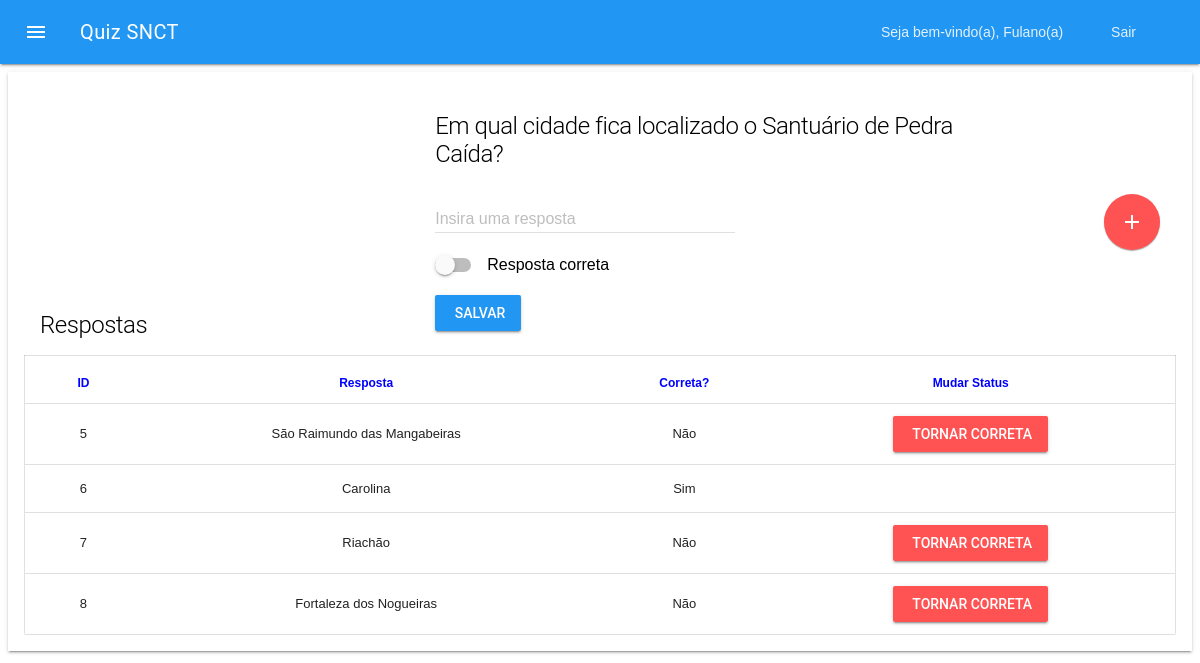
/respostas.php?id_pergunta=1 (signed in), run on the app's committed database.
### tables this page shows
CREATE TABLE `perguntas` (
  `id_pergunta` int(11) NOT NULL auto_increment,
  `pergunta` varchar(200) default NULL,
  `data_cadastro` datetime default NULL,
  `id_usuario` int(11) default NULL,
  `id_tema` int(11) default NULL,
  PRIMARY KEY  (`id_pergunta`),
  KEY `id_tema` (`id_tema`),
  KEY `id_usuario` (`id_usuario`)
);

CREATE TABLE `respostas` (
  `id_resposta` int(11) NOT NULL auto_increment,
  `id_pergunta` int(11) default NULL,
  `resposta` varchar(200) default NULL,
  `correta` int(1) default NULL,
  PRIMARY KEY  (`id_resposta`),
  KEY `id_pergunta` (`id_pergunta`)
);

### lib/DB.class.php (called while the page is built, shortened)
<?php
Class DB {
	var $con = null;
	public function __construct() {
		$this->con = mysqli_connect(DB_HOST, DB_USER, DB_PASS);
		mysqli_select_db($this->con, DB_NAME);
	}
	public function select($sql) {
		$query = mysqli_query($this->con, $sql);
		$resultado = array();
		while($linha = mysqli_fetch_assoc($query)) {
			$resultado[] = $linha;
		}
		return $resultado;
	}
}
?>

### respostas.php (the view, shortened to what this page needs)
<?php
require_once "lib/DB.class.php";
$db = new DB();
$id_pergunta = $_GET["id_pergunta"];
$pergunta = $db->select("select * from perguntas where id_pergunta = $id_pergunta");
$pergunta = $pergunta[0];
$respostas = $db->select("select * from respostas where id_pergunta = $id_pergunta");
?>
<!DOCTYPE html>
<html>
<head>
	<?php include "includes/head.php"; ?>
</head>
<body>
	<div class="mdl-layout mdl-js-layout">
		<?php include "includes/header.php"; ?>
		 <main class="mdl-layout__content">
	    	<section class="mdl-grid mdl-cell mdl-cell--12-col mdl-shadow--2dp">
                   <div class="mdl-card mdl-cell mdl-cell--12-col">
                    <div class="mdl-card__title">
                        <h1 class="mdl-card__title-text">Respostas</h1>
                         <form class="mdl-cell mdl-cell--3-offset mdl-cell--6-col" action="respostas.php" method="post">
                            <h1 class="mdl-card__title-text"><?=$pergunta["pergunta"]?></h1>
                            <br />
                            <div class="mdl-textfield mdl-js-textfield mdl-textfield--floating-label">
                                <input class="mdl-textfield__input" name="resposta" type="text" id="resposta" />
                                <label class="mdl-textfield__label" for="pergunta">Insira uma resposta</label>
                            </div>
                            <br />
                            <label class="mdl-switch mdl-js-switch mdl-js-ripple-effect" for="switch-1">
                              <span class="mdl-switch__label">Resposta correta</span>
                            </label>
                            <br />
                            <br />
                            <button class="mdl-button mdl-button--raised mdl-button--primary mdl-js-button mdl-js-ripple-effect">
                                Salvar
                            </button>
                         </form>
                        <button class="mdl-button mdl-js-button mdl-button--fab mdl-button--colored">
                            <i class="material-icons">add</i>
                        </button>
                    </div>
                    <div>
                        <table class="mdl-data-table mdl-js-data-table">
                            <thead>
                            <tr>
                                <th>ID</th>
                                <th>Resposta</th>
                                <th>Correta?</th>
                                <th>Mudar Status</th>
                            </tr>
                            </thead>
                            <tbody>
                                <?php foreach($respostas as $key=>$item) { ?>
                                <tr>
                                    <td class="mdl-data-table__cell--center"><?=$item["id_resposta"]?></td>
                                    <td class="mdl-data-table__cell--center"><?=$item["resposta"]?></td>
                                    <td class="mdl-data-table__cell--center"><?=$item["correta"] == 1 ? "Sim":"Não"?></td>
                                    <td class="mdl-data-table__cell--center">
                                        <?php if ($item["correta"] == 0) { ?>
                                         <a href="respostas.php?id_resposta=<?=$item["id_resposta"]?>&id_pergunta=<?=$pergunta["id_pergunta"]?>" class="mdl-button mdl-button--raised mdl-button--accent mdl-js-button mdl-js-ripple-effect">
                                            Tornar Correta
                                        </a>
                                        <?php } ?>
                                    </td>
                                </tr>
                                 <?php } ?>
                            </tbody>
                        </table>
                    </div>
                </div>
  	    	</section>
  		</main>
	</div>
</body>
</html>

### css/quizsnct.css (style rules this page uses)
.mdl-data-table { width: 100%; }
.mdl-data-table th { color:blue;text-align: center; }
.mdl-data-table td.mdl-data-table__cell--center { text-align: center; }

### data on the page
perguntas: pergunta "Em qual cidade fica localizado o Santuário de Pedra Caída?"
respostas: id_resposta "5", resposta "São Raimundo das Mangabeiras", correta "Não"
respostas: id_resposta "6", resposta "Carolina", correta "Sim"
respostas: id_resposta "7", resposta "Riachão", correta "Não"
respostas: id_resposta "8", resposta "Fortaleza dos Nogueiras", correta "Não"
